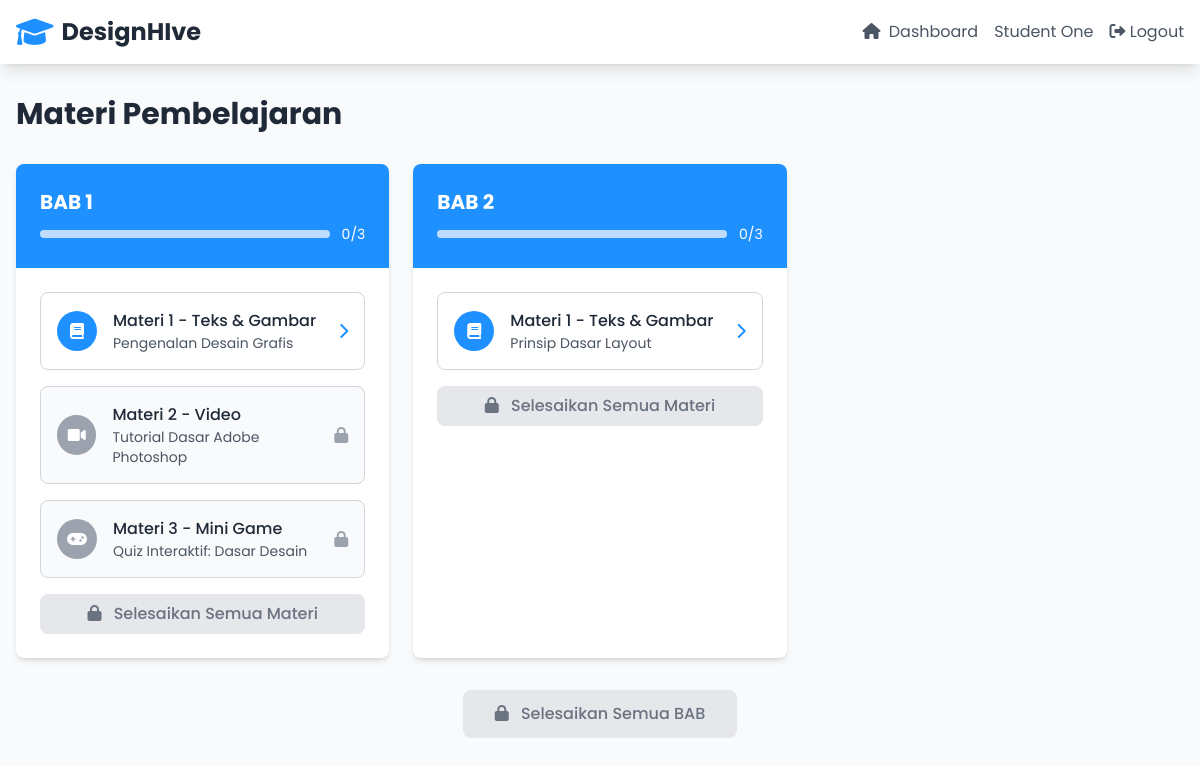
/student/materi.php (signed in), run on the app's committed database.
### tables this page shows
CREATE TABLE `materi` (
  `id` int(11) NOT NULL AUTO_INCREMENT,
  `chapter` int(11) NOT NULL,
  `phase` enum('text','video','minigame') NOT NULL,
  `title` varchar(255) NOT NULL,
  `content` text DEFAULT NULL,
  `url` varchar(255) DEFAULT NULL,
  `created_at` timestamp NOT NULL DEFAULT current_timestamp(),
  PRIMARY KEY (`id`)
);

### student/materi.php (the view, shortened to what this page needs)
<?php
require_once '../config/config.php';
$stmt = $pdo->prepare("
    SELECT
        m.*,
        p.completed,
        p.completed_at,
        (
            SELECT COUNT(*)
            FROM progress p2
            JOIN materi m2 ON p2.materi_id = m2.id
            WHERE m2.chapter = m.chapter
            AND p2.user_id = ?
            AND p2.completed = 1
        ) as phase_completed_count
    FROM materi m
    LEFT JOIN progress p ON m.id = p.materi_id AND p.user_id = ?
    ORDER BY m.chapter,
    CASE m.phase
        WHEN 'text' THEN 1
        WHEN 'video' THEN 2
        WHEN 'minigame' THEN 3
    END
");
$stmt->execute([$_SESSION['user_id'], $_SESSION['user_id']]);
$materials = $stmt->fetchAll();
$chapters = [];
foreach ($materials as $material) {
    if (!isset($chapters[$material['chapter']])) {
        $chapters[$material['chapter']] = [
            'materials' => [],
            'completed_phases' => $material['phase_completed_count']
        ];
    }
    $chapters[$material['chapter']]['materials'][] = $material;
}
?>
<!DOCTYPE html>
<html lang="en">
<head>
    <script src="https://cdn.tailwindcss.com"></script>
    <link rel="stylesheet" href="https://cdnjs.cloudflare.com/ajax/libs/font-awesome/6.0.0-beta3/css/all.min.css">
</head>
<body class="font-poppins bg-gray-50">
    <nav class="bg-white shadow-lg">
        <div class="max-w-7xl mx-auto px-4">
            <div class="flex justify-between items-center h-16">
                <div class="flex items-center">
                    <a href="dashboard.php" class="flex items-center">
                        <i class="fas fa-graduation-cap text-primary text-3xl mr-2"></i>
                        <span class="text-2xl font-bold text-gray-800">DesignHIve</span>
                    </a>
                </div>
                <div class="flex items-center space-x-4">
                    <a href="dashboard.php" class="text-gray-600 hover:text-primary">
                        <i class="fas fa-home mr-1"></i> Dashboard
                    </a>
                    <span class="text-gray-600"><?php echo htmlspecialchars($_SESSION['name']); ?></span>
                    <a href="../includes/auth/logout.php" class="text-gray-600 hover:text-primary">
                        <i class="fas fa-sign-out-alt"></i> Logout
                    </a>
                </div>
            </div>
        </div>
    </nav>
    <div class="max-w-7xl mx-auto px-4 py-8">
        <h1 class="text-3xl font-bold text-gray-800 mb-8">Materi Pembelajaran</h1>
        <div class="grid grid-cols-1 md:grid-cols-2 lg:grid-cols-3 gap-6">
            <?php foreach ($chapters as $chapter_num => $chapter): ?>
            <div class="bg-white rounded-lg shadow-md overflow-hidden">
                <div class="p-6 bg-primary text-white">
                    <h2 class="text-xl font-bold">BAB <?php echo $chapter_num; ?></h2>
                    <div class="mt-2 flex items-center">
                        <div class="flex-grow">
                            <div class="h-2 bg-blue-200 rounded-full">
                            </div>
                        </div>
                        <span class="ml-3 text-sm"><?php echo $chapter['completed_phases']; ?>/3</span>
                    </div>
                </div>
                <div class="p-6 space-y-4">
                    <?php foreach ($chapter['materials'] as $material): ?>
                    <div class="relative">
                        <?php
                        $is_locked = false;
                        if ($material['phase'] !== 'text') {
                            $prev_phase_completed = false;
                            foreach ($chapter['materials'] as $prev_material) {
                                if ($material['phase'] === 'video' && $prev_material['phase'] === 'text') {
                                    $prev_phase_completed = $prev_material['completed'];
                                } elseif ($material['phase'] === 'minigame' && $prev_material['phase'] === 'video') {
                                    $prev_phase_completed = $prev_material['completed'];
                                }
                            }
                            $is_locked = !$prev_phase_completed;
                        }
                        ?>
                        <a href="<?php echo $is_locked ? '#' : 'detail_materi.php?id=' . $material['id']; ?>"
                           class="block p-4 rounded-lg border <?php echo $material['completed'] ? 'border-green-500 bg-green-50' : ($is_locked ? 'border-gray-300 bg-gray-50 cursor-not-allowed' : 'border-gray-300 hover:border-primary hover:bg-blue-50'); ?>">
                            <div class="flex items-center">
                                <div class="w-10 h-10 rounded-full flex items-center justify-center <?php echo $material['completed'] ? 'bg-green-500' : ($is_locked ? 'bg-gray-400' : 'bg-primary'); ?> text-white">
                                    <i class="fas <?php
                                        switch($material['phase']) {
                                            case 'text':
                                                echo 'fa-book';
                                                break;
                                            case 'video':
                                                echo 'fa-video';
                                                break;
                                            case 'minigame':
                                                echo 'fa-gamepad';
                                                break;
                                        }
                                    ?>"></i>
                                </div>
                                <div class="ml-4 flex-grow">
                                    <h3 class="font-medium text-gray-800">
                                        Materi <?php
                                            switch($material['phase']) {
                                                case 'text':
                                                    echo '1 - Teks & Gambar';
                                                    break;
                                                case 'video':
                                                    echo '2 - Video';
                                                    break;
                                                case 'minigame':
                                                    echo '3 - Mini Game';
                                                    break;
                                            }
                                        ?>
                                    </h3>
                                    <p class="text-sm text-gray-600"><?php echo htmlspecialchars($material['title']); ?></p>
                                </div>
                                <?php if ($is_locked): ?>
                                    <i class="fas fa-lock text-gray-400"></i>
                                <?php elseif ($material['completed']): ?>
                                    <i class="fas fa-check-circle text-green-500"></i>
                                <?php else: ?>
                                    <i class="fas fa-chevron-right text-primary"></i>
                                <?php endif; ?>
                            </div>
                        </a>
                    </div>
                    <?php endforeach; ?>
                    <?php if ($chapter['completed_phases'] === 3): ?>
                    <a href="quiz.php?chapter=<?php echo $chapter_num; ?>"
                       class="block mt-4 text-center py-2 px-4 bg-secondary text-gray-800 rounded-lg hover:bg-yellow-400 font-medium">
                        <i class="fas fa-question-circle mr-2"></i>
                        Mulai Kuis
                    </a>
                    <?php else: ?>
                    <button disabled
                            class="block w-full mt-4 text-center py-2 px-4 bg-gray-200 text-gray-500 rounded-lg cursor-not-allowed font-medium">
                        <i class="fas fa-lock mr-2"></i>
                        Selesaikan Semua Materi
                    </button>
                    <?php endif; ?>
                </div>
            </div>
            <?php endforeach; ?>
        </div>
        <?php
        $all_chapters_completed = true;
        foreach ($chapters as $chapter) {
            if ($chapter['completed_phases'] < 3) {
                $all_chapters_completed = false;
                break;
            }
        }
        ?>
        <div class="mt-8 text-center">
            <?php if ($all_chapters_completed): ?>
            <a href="exam.php"
               class="inline-block py-3 px-8 bg-primary text-white rounded-lg hover:bg-blue-600 font-medium">
                <i class="fas fa-graduation-cap mr-2"></i>
                Mulai Ujian Akhir
            </a>
            <?php else: ?>
            <button disabled
                    class="inline-block py-3 px-8 bg-gray-200 text-gray-500 rounded-lg cursor-not-allowed font-medium">
                <i class="fas fa-lock mr-2"></i>
                Selesaikan Semua BAB
            </button>
            <?php endif; ?>
        </div>
    </div>
</body>
</html>

### data on the page
materi: phase "1 - Teks & Gambar", title "Pengenalan Desain Grafis"
materi: phase "2 - Video", title "Tutorial Dasar Adobe Photoshop"
materi: phase "3 - Mini Game", title "Quiz Interaktif: Dasar Desain"
materi: phase "1 - Teks & Gambar", title "Prinsip Dasar Layout"

### other printed values
$_SESSION['name'] "Student One"
$chapter_num "1"
$chapter['completed_phases'] "0"
$chapter_num "2"
